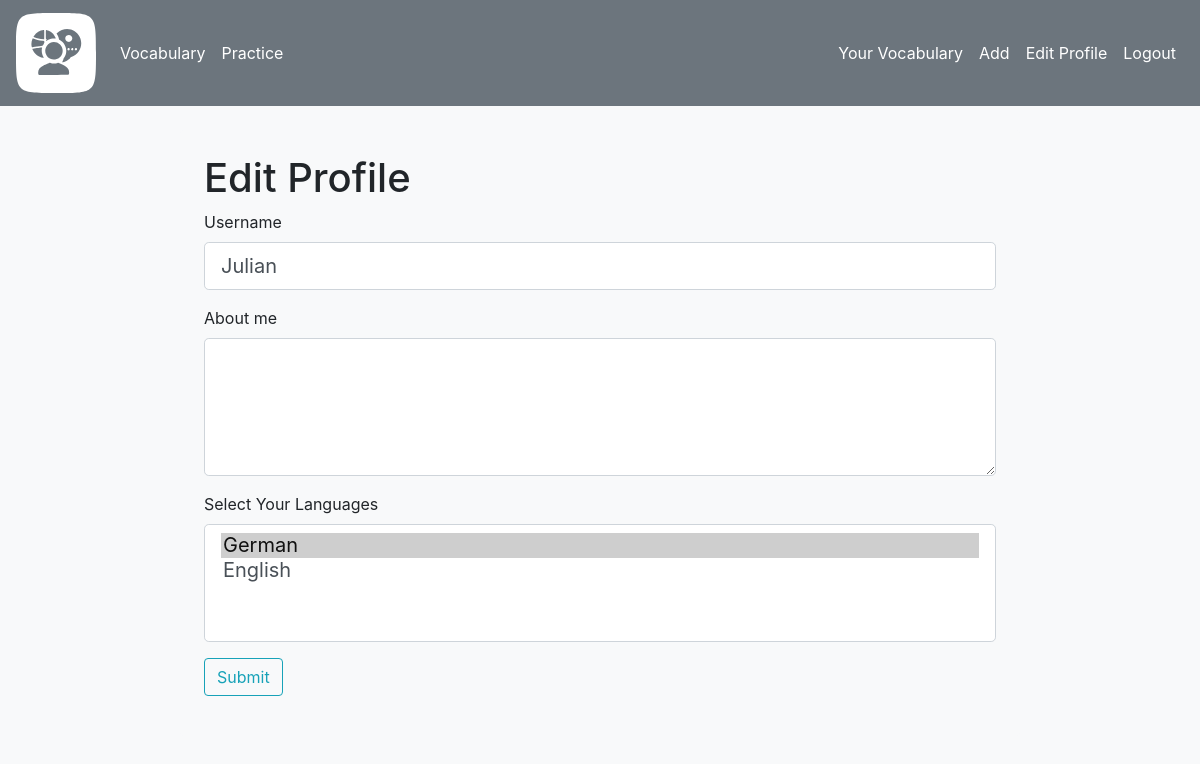
The page /edit_profile (signed in) on the database as committed earlier.
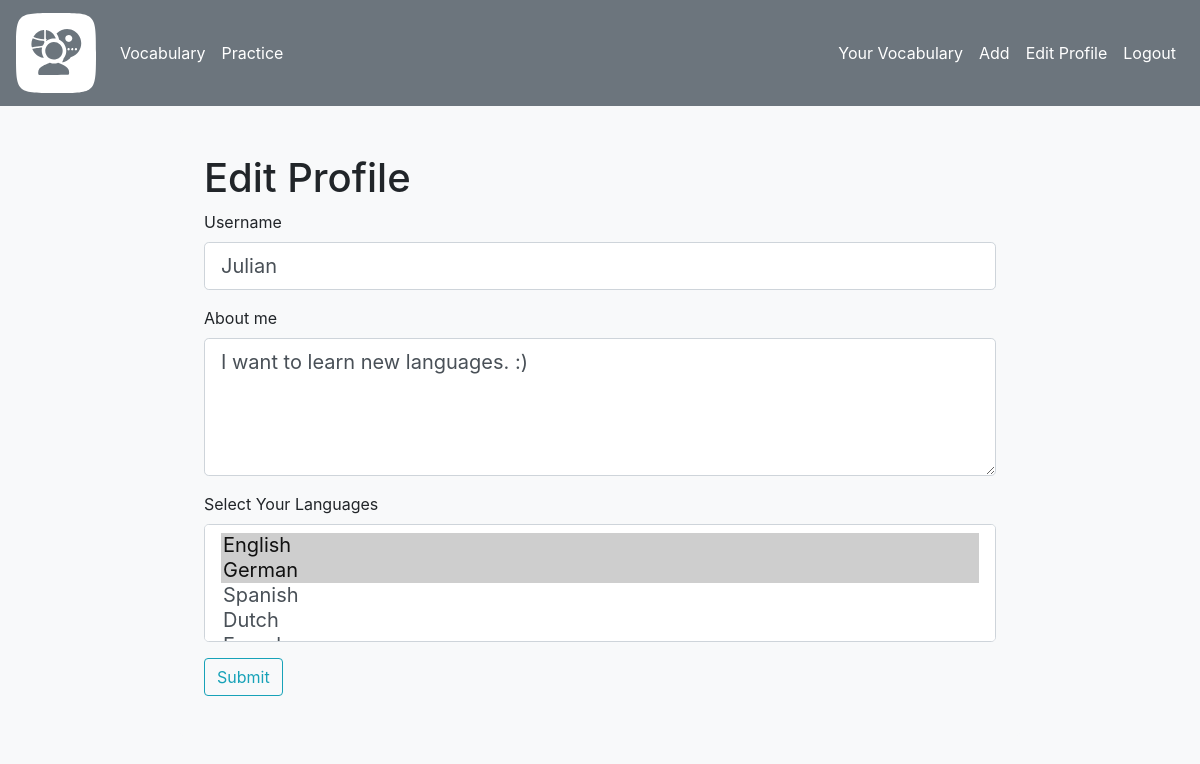
The same page on the database as committed later.
### app/models.py (models this page shows, shortened)
class User(UserMixin, db.Model):
    __tablename__ = "user"
    id: so.Mapped[int] = so.mapped_column(primary_key=True)
    username: so.Mapped[str] = so.mapped_column(sa.String(64), index=True, unique=True)
    email: so.Mapped[str] = so.mapped_column(sa.String(120), index=True, unique=True)
    password_hash: so.Mapped[Optional[str]] = so.mapped_column(sa.String(256))
    about_me: so.Mapped[Optional[str]] = so.mapped_column(sa.String(140))
    last_seen: so.Mapped[Optional[datetime]] = so.mapped_column(default=lambda: datetime.now(timezone.utc))
    languages: so.Mapped[list['Language']]= so.relationship(
        secondary=user_language,
        back_populates='users')
    vocables: so.Mapped[list['Vocable']]=so.relationship(back_populates='user')
    posts: so.Mapped[list['Post']]=so.relationship(back_populates='author')

### app/routes.py (the view)
@app.route("/edit_profile",methods=["GET","POST"])
@login_required
def edit_profile():
    form = EditProfileForm()
    languages = db.session.scalars(sa.select(Language.name)).all() # get all available languages
    form.languages.choices = languages # sets the available languages
    form.languages.data = [l.name for l in current_user.languages] # preselect the languages the user already has
    if form.validate_on_submit():
        form.languages.data = request.form.getlist('languages') # this updates the data according to the selection in the browser.
        current_user.username = form.username.data
        current_user.about_me = form.about_me.data
        current_user.set_languages(form.languages.data)
        db.session.commit()
        flash("Your changes have been saved.", 'success')
        return redirect(url_for('edit_profile'))
    elif request.method == "GET":
        form.username.data = current_user.username
        form.about_me.data = current_user.about_me
    return render_template("edit_profile.html",title="Edit Profile", form=form)

### app/forms.py
class EditProfileForm(FlaskForm):
    username = StringField("Username", validators=[DataRequired()])
    about_me = TextAreaField("About me", validators=[Length(max=140)])
    submit = SubmitField("Submit")
    languages = SelectMultipleField("Select Your Languages")

### app/models.py (called while the page is built)
@login.user_loader
def load_user(id):
    return db.session.get(User, int(id))

### app/routes.py (called while the page is built)
@app.before_request
def before_request():
    if current_user.is_authenticated:
        current_user.last_seen = datetime.now(timezone.utc)
        db.session.commit()

### app/templates/edit_profile.html (shortened to what this page needs)
{% extends "base.html" %}
{% block content %}
<h1>Edit Profile</h1>
<form action="" method="post">
    <p>
        {{ form.username.label(class="form-control-label")}}<br>
        {% if form.username.errors %}
            {{ form.username(class="form-control form-control-lg is-invalid")}}
        {% else %}
            {{ form.username(class="form-control form-control-lg")}}
        {% endif %}
    </p>
    <p>
        {{ form.about_me.label(class="form-control-label")}}<br>
        {% if form.about_me.errors %}
            {{ form.about_me(class="form-control form-control-lg is-invalid")}}
        {% else %}
            {{ form.about_me(class="form-control form-control-lg", cols=50, rows=4)}}
        {% endif %}
    </p>
    <p>
        {{ form.languages.label(class="form-control-label")}}<br>
        {{ form.languages(class="form-control form-control-lg") }}
    </p>
    <p>
        {{ form.submit(class="btn btn-outline-info") }}
    </p>
</form>
{% endblock %}

Rows that differ between the two databases and show on the page:
changed User "Julian": about_me (not shown) → "I want to learn new languages. :)"
Other text that changed with them:
form field languages: "German ☑ / English" → "English ☑ / German ☑ / Spanish / Dutch"
